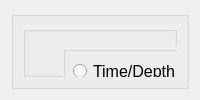
     <widget class="QWidget" name="ThinkConfigTab">
      <attribute name="title">
       <string>Think Config</string>
      </attribute>
      <layout class="QVBoxLayout" name="verticalLayout_2">
       <item>
        <widget class="QGroupBox" name="groupBox">
         <property name="sizePolicy">
          <sizepolicy hsizetype="Ignored" vsizetype="Ignored">
           <horstretch>0</horstretch>
           <verstretch>0</verstretch>
          </sizepolicy>
         </property>
         <layout class="QGridLayout" name="gridLayout">
          <item row="1" column="0">
           <widget class="QGroupBox" name="groupBox_Think_Config">
            <property name="enabled">
             <bool>true</bool>
            </property>
            <property name="sizePolicy">
             <sizepolicy hsizetype="Ignored" vsizetype="Ignored">
              <horstretch>0</horstretch>
              <verstretch>0</verstretch>
             </sizepolicy>
            </property>
            <property name="autoFillBackground">
             <bool>true</bool>
            </property>
            <property name="title">
             <string/>
            </property>
            <widget class="QGroupBox" name="groupBox_Time_Depth">
             <property name="enabled">
              <bool>true</bool>
             </property>
             <property name="geometry">
              <rect>
               <x>40</x>
               <y>20</y>
               <width>301</width>
               <height>111</height>
              </rect>
             </property>
             <property name="sizePolicy">
              <sizepolicy hsizetype="Preferred" vsizetype="Preferred">
               <horstretch>0</horstretch>
               <verstretch>0</verstretch>
              </sizepolicy>
             </property>
             <property name="autoFillBackground">
              <bool>true</bool>
             </property>
             <property name="title">
              <string/>
             </property>
             <widget class="QRadioButton" name="radioButton_0">
              <property name="geometry">
               <rect>
                <x>10</x>
                <y>10</y>
                <width>211</width>
                <height>31</height>
               </rect>
              </property>
              <property name="sizePolicy">
               <sizepolicy hsizetype="Preferred" vsizetype="Preferred">
                <horstretch>0</horstretch>
                <verstretch>0</verstretch>
               </sizepolicy>
              </property>
              <property name="font">
               <font>
                <pointsize>12</pointsize>
               </font>
              </property>
              <property name="text">
               <string>Time/Depth Per Move</string>
              </property>
             </widget>
             <widget class="QCheckBox" name="checkBox_Time">
              <property name="geometry">
               <rect>
                <x>30</x>
                <y>50</y>
                <width>51</width>
                <height>22</height>
               </rect>
              </property>
              <property name="sizePolicy">
               <sizepolicy hsizetype="Preferred" vsizetype="Preferred">
                <horstretch>0</horstretch>
                <verstretch>0</verstretch>
               </sizepolicy>
              </property>
              <property name="text">
               <string>Time</string>
              </property>
             </widget>
             <widget class="QCheckBox" name="checkBox_Depth">
              <property name="geometry">
               <rect>
                <x>30</x>
                <y>80</y>
                <width>51</width>
                <height>22</height>
               </rect>
              </property>
              <property name="sizePolicy">
               <sizepolicy hsizetype="Preferred" vsizetype="Preferred">
                <horstretch>0</horstretch>
                <verstretch>0</verstretch>
               </sizepolicy>
              </property>
              <property name="text">
               <string>Depth</string>
              </property>
             </widget>
             <widget class="QComboBox" name="comboBox_Time">
              <property name="geometry">
               <rect>
                <x>90</x>
                <y>50</y>
                <width>101</width>
                <height>22</height>
               </rect>
              </property>
              <property name="sizePolicy">
               <sizepolicy hsizetype="Preferred" vsizetype="Preferred">
                <horstretch>0</horstretch>
                <verstretch>0</verstretch>
               </sizepolicy>
              </property>
              <property name="editable">
               <bool>true</bool>
              </property>
              <property name="maxVisibleItems">
               <number>100</number>
              </property>
             </widget>
             <widget class="QComboBox" name="comboBox_Depth">
              <property name="geometry">
               <rect>
                <x>90</x>
                <y>80</y>
                <width>101</width>
                <height>22</height>
               </rect>
              </property>
              <property name="sizePolicy">
               <sizepolicy hsizetype="Preferred" vsizetype="Preferred">
                <horstretch>0</horstretch>
                <verstretch>0</verstretch>
               </sizepolicy>
              </property>
              <property name="editable">
               <bool>true</bool>
              </property>
              <property name="maxVisibleItems">
               <number>100</number>
              </property>
             </widget>
             <widget class="QLabel" name="label_Time">
              <property name="geometry">
               <rect>
                <x>200</x>
                <y>50</y>
                <width>16</width>
                <height>22</height>
               </rect>
              </property>
              <property name="font">
               <font>
                <pointsize>10</pointsize>
               </font>
              </property>
              <property name="text">
               <string>S</string>
              </property>
             </widget>
             <widget class="QLabel" name="label_Depth">
              <property name="geometry">
               <rect>
                <x>200</x>
                <y>80</y>
                <width>16</width>
                <height>22</height>
               </rect>
              </property>
              <property name="font">
               <font>
                <pointsize>10</pointsize>
               </font>
              </property>
              <property name="text">
               <string>L</string>
              </property>
             </widget>
            </widget>
            <widget class="QGroupBox" name="groupBox_Match_Time">
             <property name="geometry">
              <rect>
               <x>40</x>
               <y>150</y>
               <width>301</width>
               <height>101</height>
              </rect>
             </property>
             <property name="title">
              <string/>
             </property>
             <widget class="QRadioButton" name="radioButton_2">
              <property name="geometry">
               <rect>
                <x>10</x>
                <y>10</y>
                <width>88</width>
                <height>22</height>
               </rect>
              </property>
              <property name="sizePolicy">
               <sizepolicy hsizetype="Preferred" vsizetype="Preferred">
                <horstretch>0</horstretch>
                <verstretch>0</verstretch>
               </sizepolicy>
              </property>
              <property name="text">
               <string>Match Time</string>
              </property>
             </widget>
             <widget class="QSpinBox" name="spinBox_All">
              <property name="geometry">
               <rect>
                <x>56</x>
                <y>40</y>
                <width>61</width>
                <height>22</height>
               </rect>
              </property>
              <property name="sizePolicy">
               <sizepolicy hsizetype="Preferred" vsizetype="Preferred">
                <horstretch>0</horstretch>
                <verstretch>0</verstretch>
               </sizepolicy>
              </property>
              <property name="font">
               <font>
                <pointsize>10</pointsize>
               </font>
              </property>
              <property name="styleSheet">
               <string notr="true"/>
              </property>
             </widget>
             <widget class="QSpinBox" name="spinBox_Byo">
              <property name="geometry">
               <rect>
                <x>56</x>
                <y>70</y>
                <width>61</width>
                <height>22</height>
               </rect>
              </property>
              <property name="sizePolicy">
               <sizepolicy hsizetype="Preferred" vsizetype="Preferred">
                <horstretch>0</horstretch>
                <verstretch>0</verstretch>
               </sizepolicy>
              </property>
              <property name="font">
               <font>
                <pointsize>10</pointsize>
               </font>
              </property>
              <property name="styleSheet">
               <string notr="true"/>
              </property>
             </widget>
             <widget class="QLabel" name="label_All_Second">
              <property name="geometry">
               <rect>
                <x>120</x>
                <y>40</y>
                <width>16</width>
                <height>22</height>
               </rect>
              </property>
              <property name="font">
               <font>
                <pointsize>10</pointsize>
               </font>
              </property>
              <property name="text">
               <string>M</string>
              </property>
             </widget>
             <widget class="QLabel" name="label_Byo_Second">
              <property name="geometry">
               <rect>
                <x>120</x>
                <y>70</y>
                <width>16</width>
                <height>22</height>
               </rect>
              </property>
              <property name="font">
               <font>
                <pointsize>10</pointsize>
               </font>
              </property>
              <property name="text">
               <string>S</string>
              </property>
             </widget>
             <widget class="QLabel" name="label_All_First">
              <property name="geometry">
               <rect>
                <x>30</x>
                <y>40</y>
                <width>21</width>
                <height>22</height>
               </rect>
              </property>
              <property name="font">
               <font>
                <pointsize>10</pointsize>
               </font>
              </property>
              <property name="text">
               <string>All</string>
              </property>
             </widget>
             <widget class="QLabel" name="label_Byo_First">
              <property name="geometry">
               <rect>
                <x>30</x>
                <y>70</y>
                <width>21</width>
                <height>22</height>
               </rect>
              </property>
              <property name="font">
               <font>
                <pointsize>10</pointsize>
               </font>
              </property>
              <property name="text">
               <string>Byo</string>
              </property>
             </widget>
             <widget class="QLabel" name="label_Step_First">
              <property name="geometry">
               <rect>
                <x>150</x>
                <y>40</y>
                <width>31</width>
                <height>22</height>
               </rect>
              </property>
              <property name="font">
               <font>
                <pointsize>10</pointsize>
               </font>
              </property>
              <property name="text">
               <string>Step</string>
              </property>
             </widget>
             <widget class="QLabel" name="label_Inc_First">
              <property name="geometry">
               <rect>
                <x>150</x>
                <y>70</y>
                <width>51</width>
                <height>22</height>
               </rect>
              </property>
              <property name="font">
               <font>
                <pointsize>10</pointsize>
               </font>
              </property>
              <property name="text">
               <string>Increase</string>
              </property>
             </widget>
             <widget class="QSpinBox" name="spinBox_Step">
              <property name="geometry">
               <rect>
                <x>210</x>
                <y>40</y>
                <width>61</width>
                <height>22</height>
               </rect>
              </property>
              <property name="sizePolicy">
               <sizepolicy hsizetype="Preferred" vsizetype="Preferred">
                <horstretch>0</horstretch>
                <verstretch>0</verstretch>
               </sizepolicy>
              </property>
              <property name="font">
               <font>
                <pointsize>10</pointsize>
               </font>
              </property>
              <property name="styleSheet">
               <string notr="true"/>
              </property>
             </widget>
             <widget class="QSpinBox" name="spinBox_Inc">
              <property name="geometry">
               <rect>
                <x>210</x>
                <y>70</y>
                <width>61</width>
                <height>22</height>
               </rect>
              </property>
              <property name="sizePolicy">
               <sizepolicy hsizetype="Preferred" vsizetype="Preferred">
                <horstretch>0</horstretch>
                <verstretch>0</verstretch>
               </sizepolicy>
              </property>
              <property name="font">
               <font>
                <pointsize>10</pointsize>
               </font>
              </property>
              <property name="styleSheet">
               <string notr="true"/>
              </property>
             </widget>
             <widget class="QLabel" name="label_Step_Second">
              <property name="geometry">
               <rect>
                <x>276</x>
                <y>40</y>
                <width>16</width>
                <height>22</height>
               </rect>
              </property>
              <property name="font">
               <font>
                <pointsize>10</pointsize>
               </font>
              </property>
              <property name="text">
               <string>S</string>
              </property>
             </widget>
             <widget class="QLabel" name="label_Inc_Second">
              <property name="geometry">
               <rect>
                <x>276</x>
                <y>70</y>
                <width>16</width>
                <height>22</height>
               </rect>
              </property>
              <property name="font">
               <font>
                <pointsize>10</pointsize>
               </font>
              </property>
              <property name="text">
               <string>S</string>
              </property>
             </widget>
            </widget>
            <widget class="QGroupBox" name="groupBox_Time_Score">
             <property name="geometry">
              <rect>
               <x>390</x>
               <y>20</y>
               <width>301</width>
               <height>221</height>
              </rect>
             </property>
             <property name="title">
              <string/>
             </property>
             <widget class="QRadioButton" name="radioButton_1">
              <property name="geometry">
               <rect>
                <x>10</x>
                <y>10</y>
                <width>141</width>
                <height>22</height>
               </rect>
              </property>
              <property name="sizePolicy">
               <sizepolicy hsizetype="Preferred" vsizetype="Preferred">
                <horstretch>0</horstretch>
                <verstretch>0</verstretch>
               </sizepolicy>
              </property>
              <property name="font">
               <font>
                <pointsize>12</pointsize>
               </font>
              </property>
              <property name="text">
               <string>Time By Score</string>
              </property>
             </widget>
             <widget class="QTableWidget" name="tableWidget_Time_Score">
              <property name="geometry">
               <rect>
                <x>25</x>
                <y>40</y>
                <width>231</width>
                <height>171</height>
               </rect>
              </property>
             </widget>
            </widget>
            <widget class="QGroupBox" name="groupBox_Time_General">
             <property name="enabled">
              <bool>true</bool>
             </property>
             <property name="geometry">
              <rect>
               <x>40</x>
               <y>270</y>
               <width>541</width>
               <height>131</height>
              </rect>
             </property>
             <property name="sizePolicy">
              <sizepolicy hsizetype="Preferred" vsizetype="Preferred">
               <horstretch>0</horstretch>
               <verstretch>0</verstretch>
              </sizepolicy>
             </property>
             <property name="autoFillBackground">
              <bool>true</bool>
             </property>
             <property name="title">
              <string/>
             </property>
             <widget class="QCheckBox" name="checkBox_In">
              <property name="geometry">
               <rect>
                <x>30</x>
                <y>60</y>
                <width>60</width>
                <height>22</height>
               </rect>
              </property>
              <property name="sizePolicy">
               <sizepolicy hsizetype="Preferred" vsizetype="Preferred">
                <horstretch>0</horstretch>
                <verstretch>0</verstretch>
               </sizepolicy>
              </property>
              <property name="text">
               <string>In</string>
              </property>
             </widget>
             <widget class="QCheckBox" name="checkBox_After">
              <property name="geometry">
               <rect>
                <x>30</x>
                <y>100</y>
                <width>60</width>
                <height>22</height>
               </rect>
              </property>
              <property name="sizePolicy">
               <sizepolicy hsizetype="Preferred" vsizetype="Preferred">
                <horstretch>0</horstretch>
                <verstretch>0</verstretch>
               </sizepolicy>
              </property>
              <property name="text">
               <string>After</string>
              </property>
             </widget>
             <widget class="QLabel" name="label_Time_Out_Second">
              <property name="geometry">
               <rect>
                <x>170</x>
                <y>20</y>
                <width>16</width>
                <height>16</height>
               </rect>
              </property>
              <property name="font">
               <font>
                <pointsize>10</pointsize>
               </font>
              </property>
              <property name="text">
               <string>S</string>
              </property>
             </widget>
             <widget class="QLabel" name="label_In">
              <property name="geometry">
               <rect>
                <x>160</x>
                <y>60</y>
                <width>121</width>
                <height>22</height>
               </rect>
              </property>
              <property name="font">
               <font>
                <pointsize>12</pointsize>
               </font>
              </property>
              <property name="text">
               <string>Moves use time</string>
              </property>
             </widget>
             <widget class="QLabel" name="label_Time_Out_First">
              <property name="geometry">
               <rect>
                <x>30</x>
                <y>20</y>
                <width>61</width>
                <height>22</height>
               </rect>
              </property>
              <property name="font">
               <font>
                <pointsize>12</pointsize>
               </font>
              </property>
              <property name="text">
               <string>Timeout</string>
              </property>
             </widget>
             <widget class="QSpinBox" name="spinBox_Time_Out">
              <property name="geometry">
               <rect>
                <x>100</x>
                <y>20</y>
                <width>61</width>
                <height>22</height>
               </rect>
              </property>
              <property name="sizePolicy">
               <sizepolicy hsizetype="Preferred" vsizetype="Preferred">
                <horstretch>0</horstretch>
                <verstretch>0</verstretch>
               </sizepolicy>
              </property>
              <property name="font">
               <font>
                <pointsize>10</pointsize>
               </font>
              </property>
              <property name="styleSheet">
               <string notr="true"/>
              </property>
             </widget>
             <widget class="QSpinBox" name="spinBox_In">
              <property name="geometry">
               <rect>
                <x>80</x>
                <y>60</y>
                <width>61</width>
                <height>22</height>
               </rect>
              </property>
              <property name="sizePolicy">
               <sizepolicy hsizetype="Preferred" vsizetype="Preferred">
                <horstretch>0</horstretch>
                <verstretch>0</verstretch>
               </sizepolicy>
              </property>
              <property name="font">
               <font>
                <pointsize>10</pointsize>
               </font>
              </property>
              <property name="styleSheet">
               <string notr="true"/>
              </property>
             </widget>
             <widget class="QSpinBox" name="spinBox_After">
              <property name="geometry">
               <rect>
                <x>80</x>
                <y>100</y>
                <width>61</width>
                <height>22</height>
               </rect>
              </property>
              <property name="sizePolicy">
               <sizepolicy hsizetype="Preferred" vsizetype="Preferred">
                <horstretch>0</horstretch>
                <verstretch>0</verstretch>
               </sizepolicy>
              </property>
              <property name="font">
               <font>
                <pointsize>10</pointsize>
               </font>
              </property>
              <property name="styleSheet">
               <string notr="true"/>
              </property>
             </widget>
             <widget class="QLabel" name="label_After">
              <property name="geometry">
               <rect>
                <x>160</x>
                <y>100</y>
                <width>121</width>
                <height>22</height>
               </rect>
              </property>
              <property name="font">
               <font>
                <pointsize>12</pointsize>
               </font>
              </property>
              <property name="text">
               <string>Minute use time</string>
              </property>
             </widget>
             <widget class="QLabel" name="label_Min_Time_First">
              <property name="geometry">
               <rect>
                <x>230</x>
                <y>20</y>
                <width>151</width>
                <height>22</height>
               </rect>
              </property>
              <property name="font">
               <font>
                <pointsize>12</pointsize>
               </font>
              </property>
              <property name="text">
               <string>Min time (connecting)</string>
              </property>
             </widget>
             <widget class="QSpinBox" name="spinBox_Min_Time">
              <property name="geometry">
               <rect>
                <x>390</x>
                <y>20</y>
                <width>61</width>
                <height>22</height>
               </rect>
              </property>
              <property name="sizePolicy">
               <sizepolicy hsizetype="Preferred" vsizetype="Preferred">
                <horstretch>0</horstretch>
                <verstretch>0</verstretch>
               </sizepolicy>
              </property>
              <property name="font">
               <font>
                <pointsize>10</pointsize>
               </font>
              </property>
              <property name="styleSheet">
               <string notr="true"/>
              </property>
             </widget>
             <widget class="QLabel" name="label_Min_Time_Second">
              <property name="geometry">
               <rect>
                <x>460</x>
                <y>20</y>
                <width>21</width>
                <height>22</height>
               </rect>
              </property>
              <property name="font">
               <font>
                <pointsize>12</pointsize>
               </font>
              </property>
              <property name="text">
               <string>ms</string>
              </property>
             </widget>
             <widget class="QSpinBox" name="spinBox_Sec_Per_Move_First">
              <property name="geometry">
               <rect>
                <x>290</x>
                <y>60</y>
                <width>61</width>
                <height>22</height>
               </rect>
              </property>
              <property name="sizePolicy">
               <sizepolicy hsizetype="Preferred" vsizetype="Preferred">
                <horstretch>0</horstretch>
                <verstretch>0</verstretch>
               </sizepolicy>
              </property>
              <property name="font">
               <font>
                <pointsize>10</pointsize>
               </font>
              </property>
              <property name="styleSheet">
               <string notr="true"/>
              </property>
             </widget>
             <widget class="QLabel" name="label_Sec_Per_Move_First">
              <property name="geometry">
               <rect>
                <x>360</x>
                <y>60</y>
                <width>131</width>
                <height>22</height>
               </rect>
              </property>
              <property name="font">
               <font>
                <pointsize>12</pointsize>
               </font>
              </property>
              <property name="text">
               <string>Second per move</string>
              </property>
             </widget>
             <widget class="QSpinBox" name="spinBox_Sec_Per_Move_Second">
              <property name="geometry">
               <rect>
                <x>290</x>
                <y>100</y>
                <width>61</width>
                <height>22</height>
               </rect>
              </property>
              <property name="sizePolicy">
               <sizepolicy hsizetype="Preferred" vsizetype="Preferred">
                <horstretch>0</horstretch>
                <verstretch>0</verstretch>
               </sizepolicy>
              </property>
              <property name="font">
               <font>
                <pointsize>10</pointsize>
               </font>
              </property>
              <property name="styleSheet">
               <string notr="true"/>
              </property>
             </widget>
             <widget class="QLabel" name="label_Sec_Per_Move_Second">
              <property name="geometry">
               <rect>
                <x>360</x>
                <y>100</y>
                <width>131</width>
                <height>22</height>
               </rect>
              </property>
              <property name="font">
               <font>
                <pointsize>12</pointsize>
               </font>
              </property>
              <property name="text">
               <string>Second per move</string>
              </property>
             </widget>
            </widget>
            <widget class="QGroupBox" name="groupBox_It">
             <property name="geometry">
              <rect>
               <x>40</x>
               <y>420</y>
               <width>541</width>
               <height>281</height>
              </rect>
             </property>
             <property name="autoFillBackground">
              <bool>true</bool>
             </property>
             <property name="title">
              <string/>
             </property>
             <widget class="QPushButton" name="pushButton_Update">
              <property name="geometry">
               <rect>
                <x>160</x>
                <y>10</y>
                <width>90</width>
                <height>30</height>
               </rect>
              </property>
              <property name="sizePolicy">
               <sizepolicy hsizetype="Preferred" vsizetype="Preferred">
                <horstretch>0</horstretch>
                <verstretch>0</verstretch>
               </sizepolicy>
              </property>
              <property name="text">
               <string>↓ Update It ↓</string>
              </property>
             </widget>
             <widget class="QPushButton" name="pushButton_Save">
              <property name="geometry">
               <rect>
                <x>26</x>
                <y>10</y>
                <width>90</width>
                <height>30</height>
               </rect>
              </property>
              <property name="sizePolicy">
               <sizepolicy hsizetype="Preferred" vsizetype="Preferred">
                <horstretch>0</horstretch>
                <verstretch>0</verstretch>
               </sizepolicy>
              </property>
              <property name="text">
               <string>↓ Save It ↓</string>
              </property>
             </widget>
             <widget class="QPushButton" name="pushButton_Delete">
              <property name="geometry">
               <rect>
                <x>420</x>
                <y>10</y>
                <width>90</width>
                <height>30</height>
               </rect>
              </property>
              <property name="sizePolicy">
               <sizepolicy hsizetype="Preferred" vsizetype="Preferred">
                <horstretch>0</horstretch>
                <verstretch>0</verstretch>
               </sizepolicy>
              </property>
              <property name="text">
               <string>✕ Delete It ✕</string>
              </property>
             </widget>
             <widget class="QPushButton" name="pushButton_Load">
              <property name="geometry">
               <rect>
                <x>290</x>
                <y>10</y>
                <width>90</width>
                <height>30</height>
               </rect>
              </property>
              <property name="sizePolicy">
               <sizepolicy hsizetype="Preferred" vsizetype="Preferred">
                <horstretch>0</horstretch>
                <verstretch>0</verstretch>
               </sizepolicy>
              </property>
              <property name="text">
               <string>↑ Load It ↑</string>
              </property>
             </widget>
             <widget class="QTableWidget" name="tableWidget_Detail">
              <property name="geometry">
               <rect>
                <x>30</x>
                <y>50</y>
                <width>471</width>
                <height>151</height>
               </rect>
              </property>
             </widget>
            </widget>
           </widget>
          </item>
         </layout>
        </widget>
       </item>
      </layout>
     </widget>
